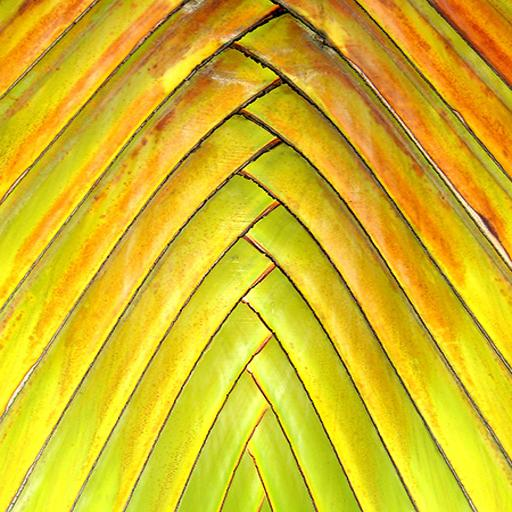
#> input picture images/aug/16-1.jpg, 512 x 512 px
$ python gen_bg.py --path ../images/aug/16-1.jpg
#> lines starting #> are read from the running program, lines starting #| are printed output that depends on the picture
from PIL import Image
import numpy as np
import argparse

parser = argparse.ArgumentParser(description='')
parser.add_argument('--path', type=str, required=True, help='input reference texture path')

args = parser.parse_args()
path = args.path

image = Image.open(path)
#> image is the input picture: PIL image 512x512 RGB; mean R, G, B 213.1, 185.9, 34.9
resized_image = image.resize((512, 512))
image_array = np.array(resized_image)
height, width, channels = image_array.shape
#> height = 512; width = 512; channels = 3

flattened_pixels = image_array.reshape(-1, channels)
np.random.shuffle(flattened_pixels)
shuffled_image_array = flattened_pixels.reshape(height, width, channels)
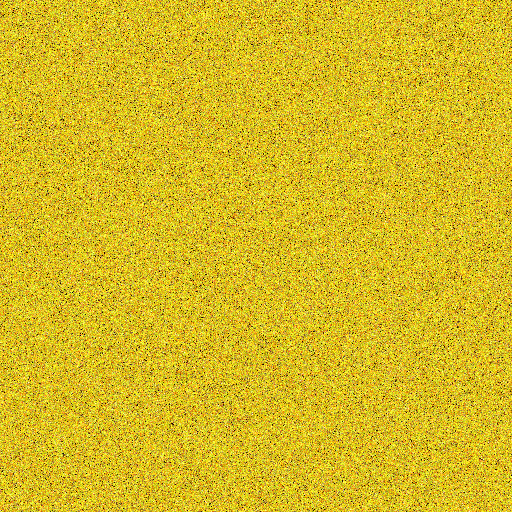
#> shuffled_image_array: shape (512, 512, 3); mean of channels 0, 1, 2 213.1, 185.9, 34.9; drawn as R, G, B
shuffled_image = Image.fromarray(shuffled_image_array.astype(np.uint8))

shuffled_image.save('target-bg.jpg')

$ run again, on images/aug/16-3.jpg
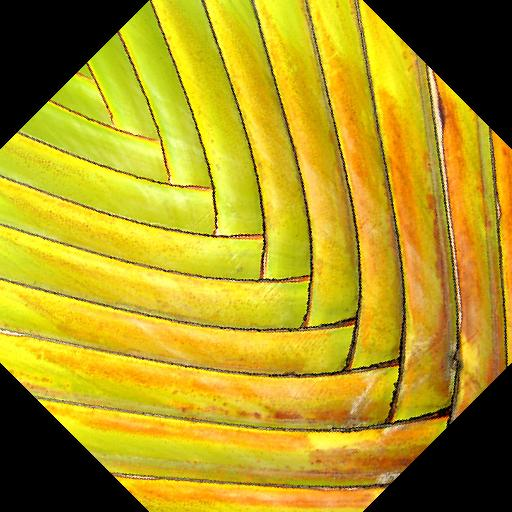
#> input picture images/aug/16-3.jpg, 512 x 512 px
#> image is the input picture: PIL image 512x512 RGB; mean R, G, B 175.8, 153.6, 29.3
#> `shuffled_image_array = flattened_pixels.reshape(height, width, channels)`:
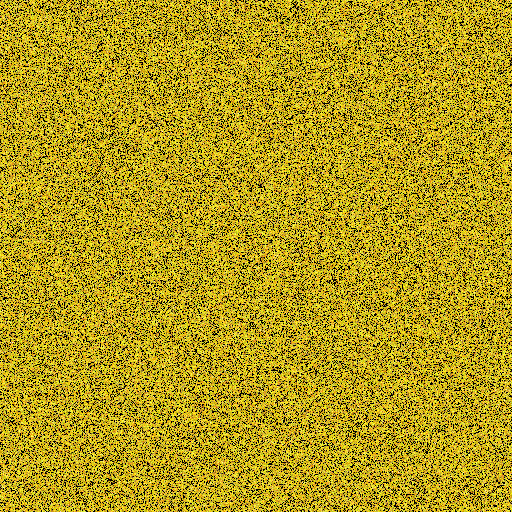
#> shuffled_image_array: shape (512, 512, 3); mean of channels 0, 1, 2 175.8, 153.6, 29.3; drawn as R, G, B

$ run again, on images/aug/16-5.jpg
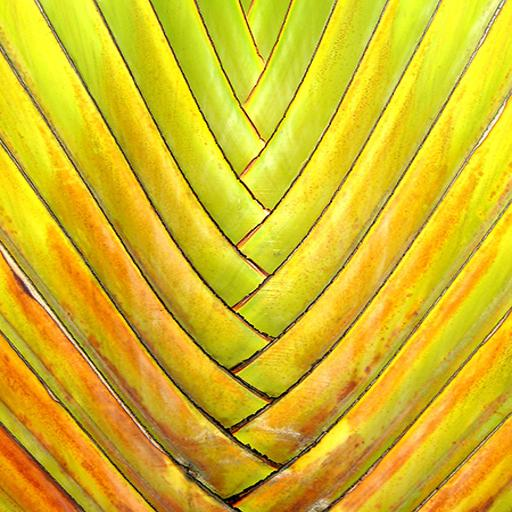
#> input picture images/aug/16-5.jpg, 512 x 512 px
#> image is the input picture: PIL image 512x512 RGB; mean R, G, B 213.1, 185.9, 34.8
#> `shuffled_image_array = flattened_pixels.reshape(height, width, channels)`:
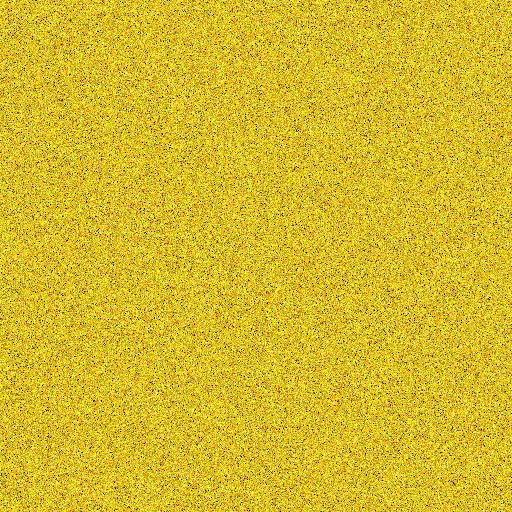
#> shuffled_image_array: shape (512, 512, 3); mean of channels 0, 1, 2 213.1, 185.9, 34.8; drawn as R, G, B
